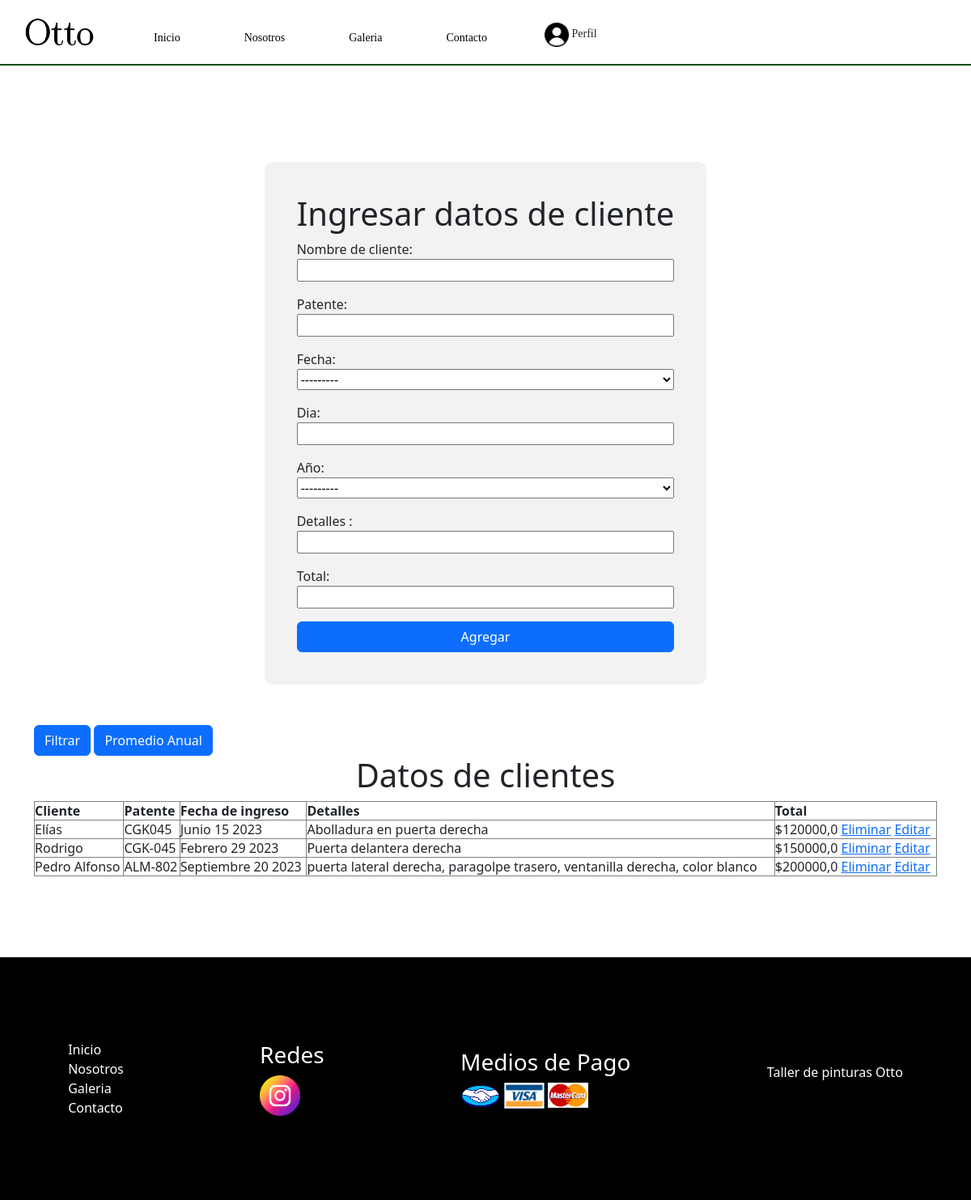
The page /clientes/ (signed in) on the database as committed earlier.
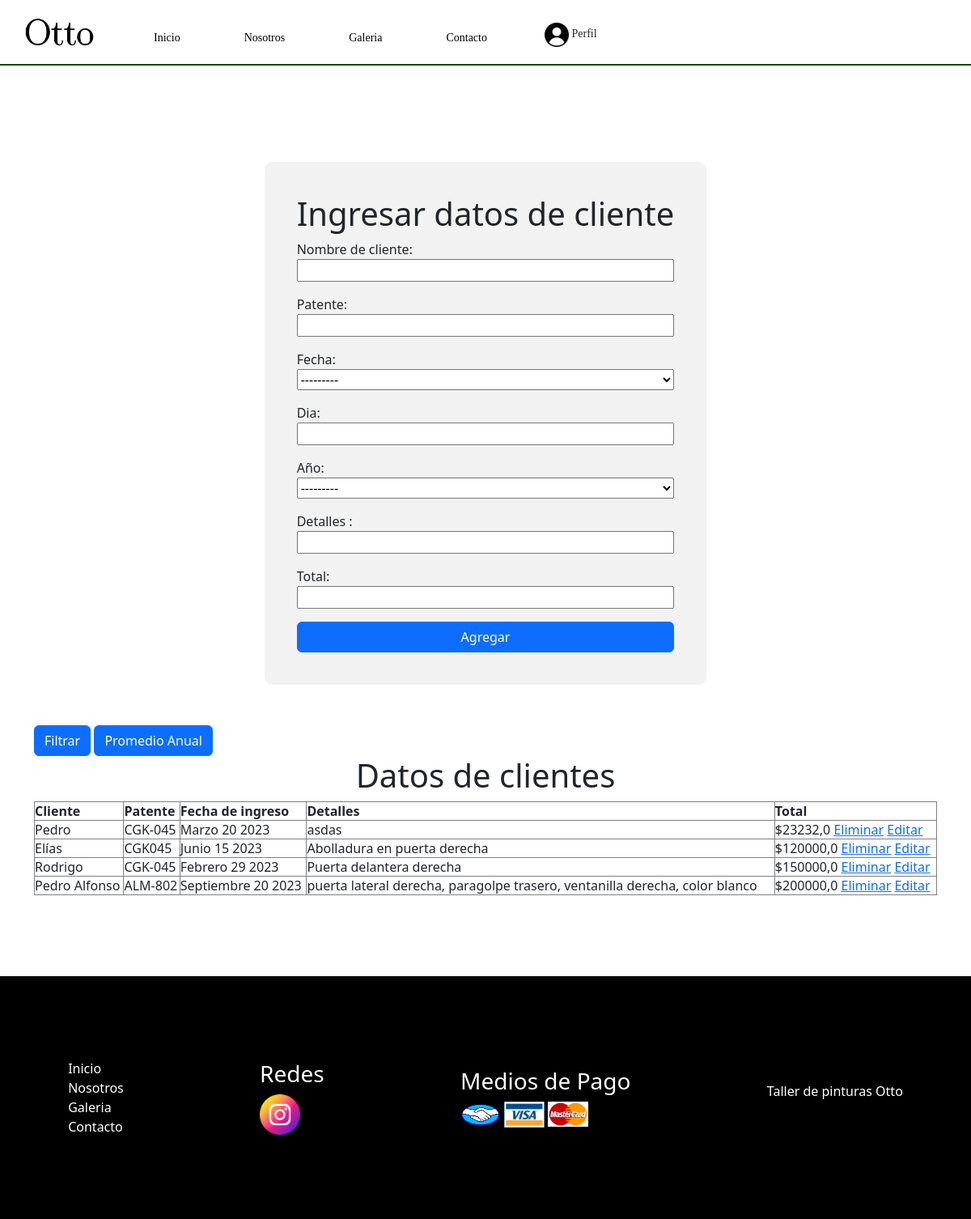
The same page on the database as committed later.
### APP/models.py (models this page shows, shortened)
class Clientes(models.Model):
    MESES = [
    ('Enero','Enero'),
    ('Febrero', 'Febrero'),
    ('Marzo', 'Marzo'),
    ('Abril','Abril'),
    ('Mayo', 'Mayo'),
    ('Junio', 'Junio'),
    ('Julio','Julio'),
    ('Agosto', 'Gato'),
    ('Septiembre', 'Septiembre'),
    ('Octubre','Octubre'),
    ('Noviembre', 'Noviembre'),
    ('Diciembre', 'Diciembre')
    ]
    AGES = [
    (2020, 2020),
    (2021, 2021),
    (2022, 2022),
    (2023, 2023),
    (2024, 2024),
    (2025, 2025),
    (2026, 2026),
    (2027, 2027),
    (2028, 2028),
    (2029, 2029),
    (2030, 2030),
    (2031, 2031)
]
    nombre = models.CharField(max_length=50, verbose_name="Nombre de cliente")
    patente = models.CharField(max_length=20,verbose_name="Patente")
    mes = models.CharField(max_length=50,choices=MESES, verbose_name='Fecha' )
    dia = models.PositiveIntegerField()
    age = models.IntegerField(choices=AGES, verbose_name="Año")
    detalles = models.CharField(max_length=150, verbose_name="Detalles ")
    total = models.FloatField(null=True, blank=True)

### APP/views.py (the view)
# urls.py: path("clientes/" ,lista_clientes, name="clientes"),
@login_required
def lista_clientes(request):
    if request.method == "POST":
        formulario = Datos(request.POST)
        print(formulario)
        if formulario.is_valid:
            datos = formulario.cleaned_data
            nombreMayus = ' '.join(word.capitalize() for word in datos["nombre"].split())
            cliente = Clientes(nombre=nombreMayus,patente=datos["patente"], mes=datos["mes"],dia=datos["dia"],age=datos["age"],detalles=datos["detalles"],total=datos["total"])
            cliente.save()
            clientes = Clientes.objects.all().order_by('-id')
            formulario = Datos()
            return render(request, "APP/clientes.html",{"datos":datos, "formulario" : formulario , "clientes":clientes})
    else:
        formulario = Datos()
        final = Clientes.objects.filter(mes='Septiembre').values_list('total', flat=True)
        print(final)
        for x in final:
            resultado = 0
            final1 = resultado + x
            print(final1)
        clientes = Clientes.objects.all().order_by('-id')
    return render(request, "APP/clientes.html",{"formulario":formulario,"clientes":clientes})

### APP/forms.py
class Datos(forms.ModelForm):
    class Meta:
        model = Clientes
        fields = '__all__'

### APP/templates/APP/clientes.html (shortened to what this page needs)
{% extends "APP/main.html" %}
{% load static %}
{% block css %}
<link rel="stylesheet" href="{% static 'APP/css/cuadro.css' %}">
{% endblock css %}
{% block Main %}
<div class="formulario formularioClientesLogin">
    <form id="formulario" class="loginform" method="POST" enctype=multipart/form-data>
        <h1>Ingresar datos de cliente</h1>
        {{formulario.as_p}}
        <input class="btn btn-primary" type="submit" value="Agregar">
    </form>
</div>
    <div class="contenedorMain">
{% if request.user.is_authenticated %}
<div class="container cuadro">
    <div class="row">
      <div class="col-md-12">
        <a class="btn btn-primary" href={%url "filtro"%}>Filtrar</a>
        <a class="btn btn-primary" href={%url "api"%}>Promedio Anual</a>
          <h1 class="text-center">
              Datos de clientes
            </h1>
        </div>
      <div id="no-more-tables">
          <table class="col-md-12 table-bordered table-striped table-condensed cf">
              <thead class="cf">
                  <tr>
                      <th>Cliente</th>
                      <th>Patente</th>
                      <th class="numeric">Fecha de ingreso</th>
                      <th class="numeric">Detalles</th>
                      <th class="numeric">Total</th>
                    </tr>
                </thead>
          <tbody>
              {% for client in clientes  %}
              <tr>
                <td data-title="Cliente">{{client.nombre}}</td>
                <td data-title="Patente">{{client.patente}}</td>
                <td data-title="Fecha" class="numeric">{{client.mes}} {{client.dia}} {{client.age}}</td>
                <td data-title="Detalles" class="numeric">{{client.detalles}}</td>
                <td data-title="Total" class="numeric">${{client.total}} <a href={% url 'eliminar' client.id %} id="eliminarX">Eliminar</a>
                <a href={% url "editar" client.id %}>Editar</a></td>
            </tr>
            {% endfor %}
            </tbody>
        </table>
    </div>
    </div>
</div>
</div>
{% endif %}
{% endblock Main %}

Rows that differ between the two databases and show on the page:
added Clientes: nombre "Pedro", patente "CGK-045", mes "Marzo", dia "20", age "2023", detalles "asdas", total "23232,0"
